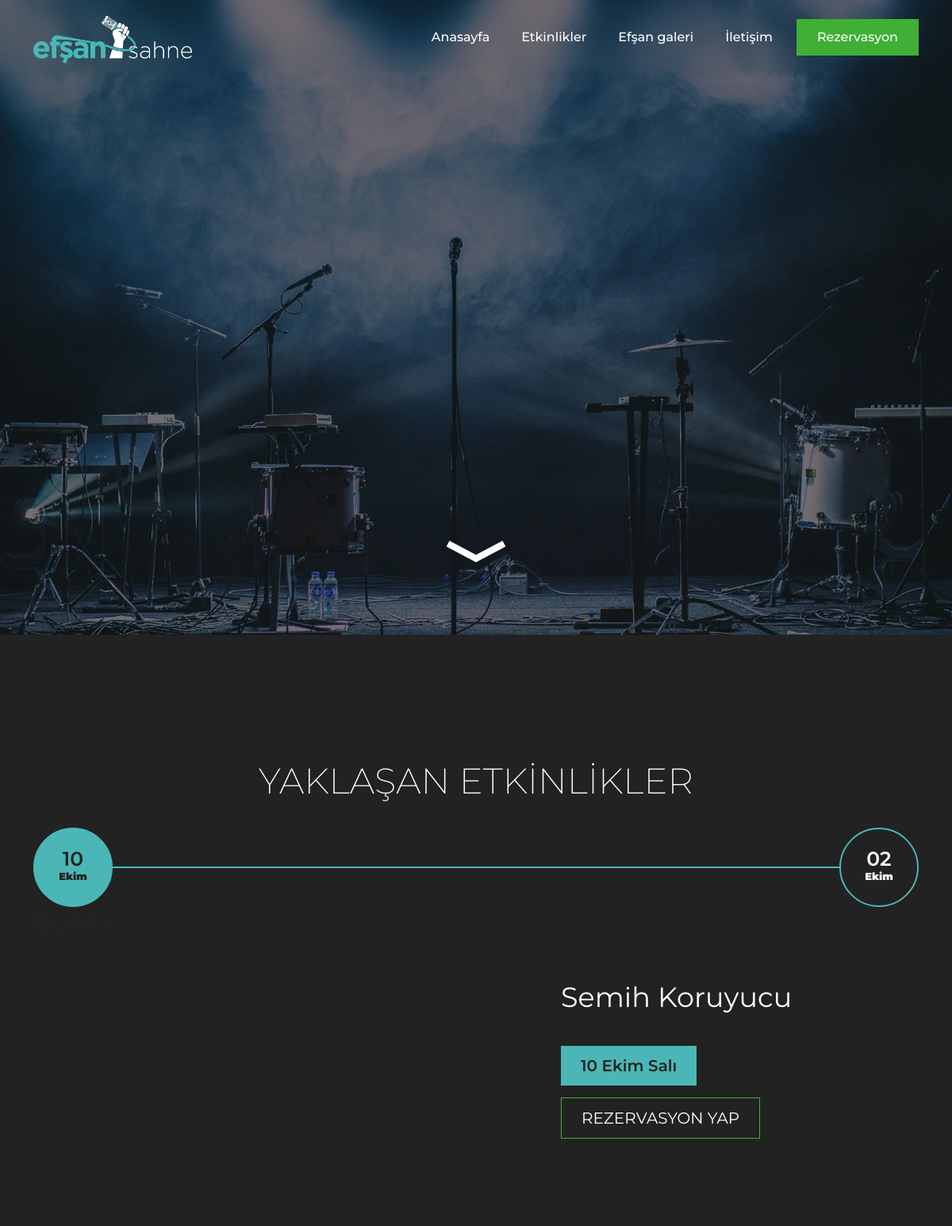
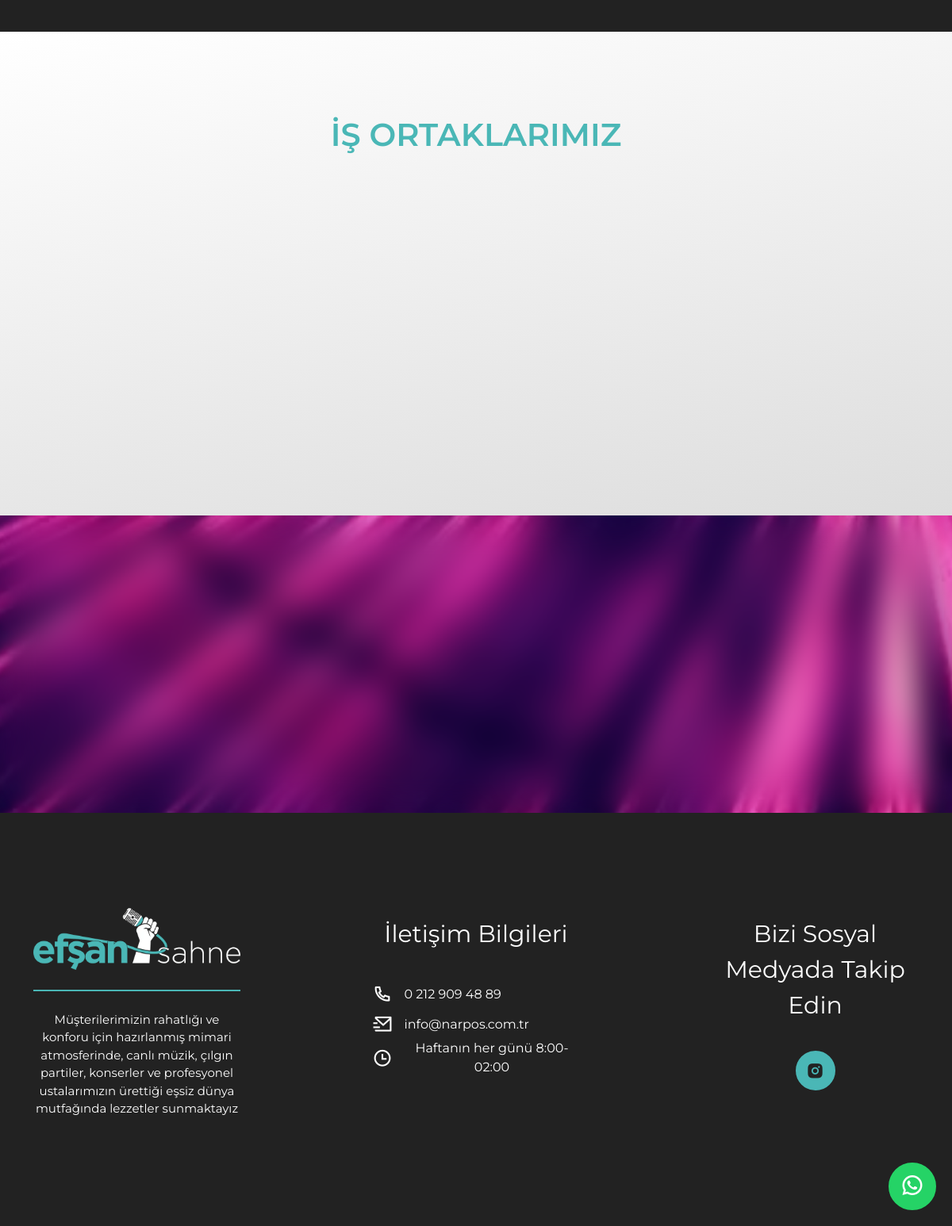
The page / on the database its author committed (2 pictures, top to bottom).
### tables this page shows
CREATE TABLE `slider` (
  `slider_id` int(11) NOT NULL,
  `slider_resim` text NOT NULL,
  `slider_alt` varchar(255) DEFAULT NULL,
  `slider_title` varchar(255) DEFAULT NULL,
  `slider_button` varchar(255) DEFAULT NULL,
  `slider_button_link` text DEFAULT NULL,
  `sira` int(11) NOT NULL DEFAULT 0
);

CREATE TABLE `etkinlikler` (
  `id` int(11) NOT NULL,
  `anasayfa_resim` varchar(255) NOT NULL,
  `etkinlik_resim` varchar(255) NOT NULL,
  `baslik` varchar(255) NOT NULL,
  `aciklama` text NOT NULL,
  `tarih` varchar(255) NOT NULL,
  `sira` int(11) NOT NULL,
  `durum` int(11) NOT NULL
);

CREATE TABLE `referans` (
  `referans_id` int(11) NOT NULL,
  `referans_resim` text NOT NULL,
  `referans_baslik` text NOT NULL,
  `referans_sira` int(11) NOT NULL
);

CREATE TABLE `ayar` (
  `ayar_id` int(11) NOT NULL,
  `ayar_wptel` varchar(255) NOT NULL,
  `ayar_wptell` varchar(255) NOT NULL,
  `ayar_tel` varchar(255) NOT NULL,
  `ayar_tell` varchar(255) NOT NULL,
  `ayar_gsm` varchar(255) NOT NULL,
  `ayar_mail` varchar(255) NOT NULL,
  `ayar_ins` varchar(255) NOT NULL,
  `ayar_face` varchar(1000) NOT NULL,
  `ayar_youtube` varchar(1000) NOT NULL,
  `ayar_twitter` varchar(1000) NOT NULL,
  `ayar_linkedin` varchar(1000) NOT NULL,
  `ayar_adres` text NOT NULL,
  `ayar_title` varchar(255) NOT NULL,
  `ayar_description` varchar(255) NOT NULL,
  `ayar_keywords` varchar(255) NOT NULL,
  `ayar_logo` text NOT NULL,
  `ayar_googlemaps` text NOT NULL,
  `ayar_googlesearch` text NOT NULL,
  `ayar_googleanalytics` text NOT NULL,
  `ayar_site` varchar(255) NOT NULL,
  `ozel_js` longtext NOT NULL,
  `iletisim_resim` varchar(255) NOT NULL
);

### index.php (called while the page is built, shortened)
<?php include'headerust.php';?>
<?php include'headeralt.php';?>
<?php include'anasayfa.php';?>
<?php include'footer.php';?>

### anasayfa.php (the view, shortened to what this page needs)
<section id="mainsection">
    <div class="owl-carousel owlmainsec">
        <?php
        $sliders = $db->query('select * from slider order by sira asc');
        foreach ($sliders as $slider) { ?>
            <div class="item ">
                <div class="container">
                </div>
                <img src="upload/slider/<?php echo $slider['slider_resim'] ?>" alt="">
            </div>
        <?php }
        ?>
    </div>
    <a href="#nexteventssec" class="nextsectionbtn"><i class="ri-arrow-down-wide-line"></i></a>
</section>
<section id="nexteventssec">
    <div class="container">
        <div class="sechead">YAKLAŞAN ETKİNLİKLER</div>
        <div class="nexteventsdates">
            <?php
            $etkinlikler = $db->prepare("select * from etkinlikler order by sira asc limit 7");
            $etkinlikler->execute();
            foreach ($etkinlikler as $etkinlik) { ?>
                <div class="nexteventdatebtn "
                     data-image="upload/etkinlik/<?php echo $etkinlik['anasayfa_resim'] ?>"
                     data-date="<?php echo $etkinlik['tarih'] ?>" data-title="<?php echo $etkinlik['baslik'] ?>"
                     data-text=""
                     data-link="rezervasyon/inci-mercan-konseri-17-eylul-sali/kisisayisi.html">
                    <?php
                    $tarih_bolunmus = explode(' ', $etkinlik['tarih']);
                    $birinci = $tarih_bolunmus[0] ?? '';
                    $ikinci = $tarih_bolunmus[1] ?? '';
                    ?>
                    <span><?php echo $birinci ?? ''; ?></span> <?php echo $ikinci ?? ''; ?>
                </div>
            <?php }
            ?>
        </div>
        <?php echo '<h2>Burda</h2>';
        $etkinlikler2 = $db->prepare("SELECT * FROM etkinlikler ORDER BY sira ASC LIMIT 7");
        $etkinlikler2->execute();
        $ilk_etkinlik = $etkinlikler2->fetch(PDO::FETCH_ASSOC);
        ?>
        <div class="nexteventcont">
            <div class="row align-items-center">
                <div class="col-md-7">
                </div>
                <div class="col-md-5">
                    <div class="nexteventname"><?php echo $ilk_etkinlik['baslik']?></div>
                    <div class="nexteventdate"><?php echo $ilk_etkinlik['tarih']?></div>
                    <a href="rezervasyon/inci-mercan-konseri-17-eylul-sali/kisisayisi.html" class="rezervasyonbtn">REZERVASYON
                        YAP</a>
                </div>
            </div>
        </div>
    </div>
    <div id="particles-js"></div>
</section>
<section id="partners">
    <div class="container-fluid">
        <div class="sechead">İŞ ORTAKLARIMIZ</div>
        <div class="owl-carousel owl-partners owl-theme">
            <?php
            $referanslar = $db->query("SELECT * FROM referans order by referans_sira asc");
            foreach ($referanslar as $referans) {
                ?>
                <div class="item">
                    <img src="upload/referans/<?php echo $referans['referans_resim'] ?>" class="img-fluid" alt="">
                </div>
            <?php }
            ?>
        </div>
    </div>
</section>
<section id="eventgallery">
    <div class="container">
        <div class="sechead">ETKİNLİK GALERİSİ</div>
    </div>
</section>

### headerust.php (shortened to what this page needs)
<?php session_start();
include 'admin/admin/baglan/baglan.php';
$ayarcek = $db->prepare('select * from ayar');
$ayarcek->execute();
$ayar = $ayarcek->fetch(PDO::FETCH_ASSOC);
; ?>
<!DOCTYPE html>
<html lang="tr">
<head>
    <link rel="stylesheet" href="assest/remixicon/4.2.0/remixicon.min.css" />
    <link href="assest/bootstrap@5.3.3/dist/css/bootstrap.min.css" rel="stylesheet">
    <link rel="stylesheet" href="assest/OwlCarousel2/2.3.4/assets/owl.carousel.min.css" />
    <link rel="stylesheet" href="assest/fancybox/3.5.7/jquery.fancybox.min.css" />
    <link rel="stylesheet" href="dist/assests/css/animate.min.css">
    <link rel="stylesheet" href="dist/assests/css/style.css">
    <link rel="stylesheet" href="dist/assests/css/custom.css">

### headeralt.php (shortened to what this page needs)
</head>
<body>
<header>
    <div class="container">
        <nav>
            <a href="index.html" class="navlogo"><img src="dist/assests/img/logowhite.webp" class="img-fluid"
                                                      alt="Duqqan sahne logo"></a>
            <ul class="navul">
                <li class="current"><a class="transition" href="index.html"><span>Anasayfa</span> </a></li>
                <li><a class="transition" href="etkinlikler.html"><span>Etkinlikler</span> </a></li>
                <li class="dropdownli"><a class="" data-toggle="" href="javascript:void(0)"><span>Efşan galeri</span>
                    </a>
                </li>
                <li><a class="transition" href="iletisim.html"><span>İletişim</span> </a></li>
                <li><a class="transition" href="rezervasyon.html"><span>Rezervasyon</span> </a></li>
            </ul>
        </nav>
    </div>
</header>

### footer.php (shortened to what this page needs)
<section id="footer">
    <model-viewer style="opacity: 0;" disable-zoom src="dist/assests/model/model_efsan.glb"
                  tone-mapping="aces" disable-pan disable-tap shadow-intensity="0" auto-rotate rotation-per-second=".4rad"
                  camera-orbit="-279.7deg 91.15deg 299.6m" field-of-view="30deg">
    </model-viewer>
    <div class="container">
        <div class="row justify-content-between">
            <div class="col-md-3">
                <a href="index.html" class="footerlogo"><img class="img-fluid" src="dist/assests/img/logowhite.webp" alt=""></a>
                <p class="footertext">Müşterilerimizin rahatlığı ve konforu için hazırlanmış mimari atmosferinde, canlı müzik, çılgın
                    partiler, konserler ve profesyonel ustalarımızın ürettiği eşsiz dünya mutfağında lezzetler
                    sunmaktayız</p>
            </div>
            <div class="col-md-3">
                <div class="sechead">İletişim Bilgileri</div>
                <ul class="contactlist">
                    <li><i class="ri-phone-line"></i><a href="tel: <?php echo $ayar['ayar_tel']?>"> <?php echo $ayar['ayar_tel']?></a></li>
                    <li><i class="ri-mail-send-line"></i><a href="mailto: <?php echo $ayar['ayar_mail']?>"> <?php echo $ayar['ayar_mail']?></a></li>
                    <li><i class="ri-time-line"></i> <span>Haftanın her günü 8:00-02:00</span></li>
                </ul>
            </div>
            <div class="col-md-3">
                <div class="sechead">Bizi Sosyal Medyada Takip Edin</div>
                <ul class="socialmedia">
                    <li> <a href="<?php echo $ayar['ayar_ins']?>" title="instagram" target="_blank"><i class="ri-instagram-fill"></i></a></li>
                </ul>
            </div>
        </div>
    </div>
</section>
<a target="_blank" href="https://wa.me/+90<?php echo $ayar['ayar_wptel']?>" class="whatsappbtn"><i class="ri-whatsapp-line"></i></a>
</body>
</html>

### headerust.php (style rules this page uses)
:root { --poster-color: rgba(255, 255, 255, 0); }

### rows shown on the page
slider: slider_resim (picture)
etkinlikler: tarih "10", tarih "Ekim", baslik "Semih Koruyucu", tarih "10 Ekim Salı"
etkinlikler: tarih "02", tarih "Ekim"
referans: referans_resim (picture)
referans: referans_resim (picture)
referans: referans_resim (picture)
referans: referans_resim (picture)
referans: referans_resim (picture)
referans: referans_resim (picture)
referans: referans_resim (picture)
ayar: ayar_tel "0 212 909 48 89", ayar_mail "info@narpos.com.tr"
